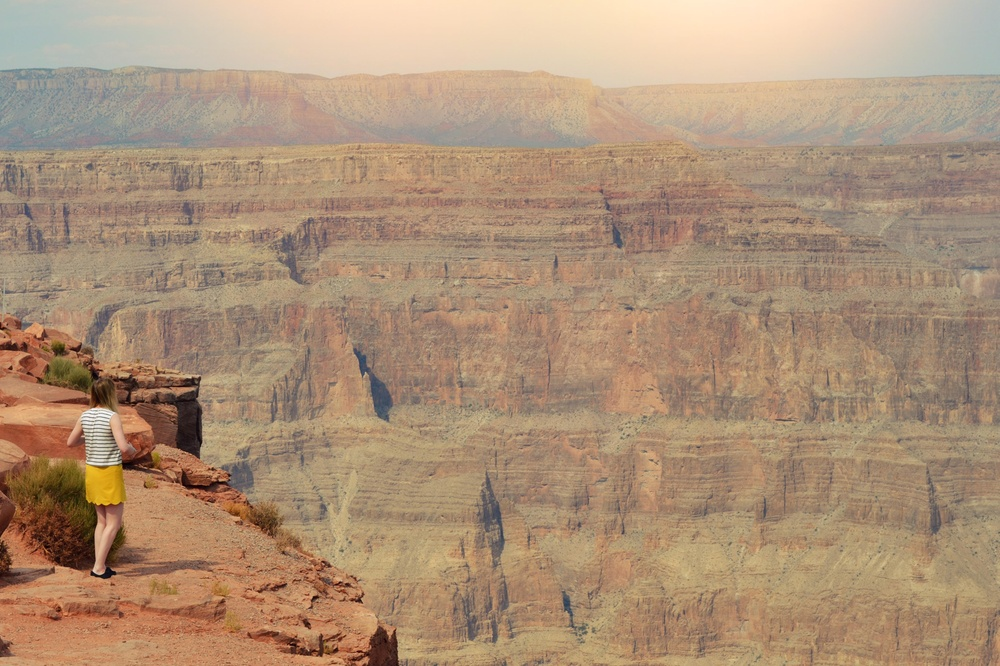
#> input picture data/GRCN_Google_346.jpg, 1000 x 666 px, shrunk from 1844 x 1229 before the run, found by its file name; its folder holds 7 pictures in this run
$ python app.py   (older library calls are emulated)
#> lines starting #> are read from the running program, lines starting #| are printed output that depends on the picture; after the words box and inside, x2 and y2 are one past the last pixel; in counts of white or black regions, pixels touching at a corner belong together
### references/dcp.py
"""
Single Image Haze Removal Using Dark Channel Prior

Original source
https://github.com/He-Zhang/image_dehaze/blob/master/dehaze.py

Modified by Wonvin Kim, 01/04/22
"""

import cv2
import numpy as np
import math
from os import path as ospath

BINS = 256
MAX_LEVEL = BINS - 1


def i2f(img):
    return img / MAX_LEVEL

def f2i(img):
    return np.uint8(np.around(img * MAX_LEVEL))


# g_img: guide image, K: kernel size
def guided_filter(img, g_img, K):
    # f: filtered

    f_i = cv2.boxFilter(img, cv2.CV_64F, (K, K))
    f_g = cv2.boxFilter(g_img, cv2.CV_64F, (K, K))

    f_ig = cv2.boxFilter(img * g_img, cv2.CV_64F, (K, K))
    f_gg = cv2.boxFilter(g_img * g_img, cv2.CV_64F, (K, K))

    cov_ig = f_ig - f_i * f_g
    var_gg = f_gg - f_g * f_g

    a = cov_ig / (var_gg + np.finfo(float).eps)
    b = f_i - a * f_g

    f_a = cv2.boxFilter(a, cv2.CV_64F, (K, K))
    f_b = cv2.boxFilter(b, cv2.CV_64F, (K, K))

    return f_a * g_img + f_b


# K: kernel size
def get_DarkChannel(img, K):
    R = np.min(img, 2)
    kernel = cv2.getStructuringElement(cv2.MORPH_RECT, (K, K))
    return cv2.erode(R, kernel)

# base_2d: dark channel in dark channel prior scheme
def estimate_AtmosphericLight(img, base_2d):
    h, w = img.shape[:2]
    resolution = h * w

    # n_px: the number of pixels
    n_px = int( max( math.floor(resolution / 1000), 1 ) )

    # v_: vector
    v_img = img.reshape(resolution, 3)
    v_base = base_2d.reshape(resolution)

    args = v_base.argsort()[resolution - n_px:]

    sum = np.zeros([3])
    for i in range(n_px):
       sum += v_img[args[i]]

    return sum / n_px

# A: atmospheric light, K: kernel size
def estimate_TransmissionMap(img, A, K):
    omega = 0.95
    R = np.empty(img.shape, img.dtype)

    for i in range(3):
        R[..., i] = img[..., i] / A[i]

    return 1 - omega * get_DarkChannel(R, K)

# map: transmission map
def refine_TransmissionMap(img, map):
    gray = cv2.cvtColor(img, cv2.COLOR_BGR2GRAY) / MAX_LEVEL
    return guided_filter(map, gray, K=60)

# map: transmission map, A: atmospheric light
def recover(img, map, A):
    J = np.zeros(img.shape, img.dtype)
    map = cv2.max(map, 0.1)

    for i in range(3):
        J[..., i] = (img[..., i] - A[i]) / map + A[i]

    return np.clip(J, 0, 1)


# Dark Channel Prior
def DCP(img, is_only_result=True):
    I = i2f(img)

    dark_channel = get_DarkChannel(I, K=15)
    A = estimate_AtmosphericLight(I, dark_channel)
    transmission_map = estimate_TransmissionMap(I, A, 15)
    transmission_map = refine_TransmissionMap(img, transmission_map)
    J = recover(I, transmission_map, A)
    J = f2i(J)

    return J if is_only_result else (J, f2i(dark_channel), f2i(transmission_map))


# [16 lines that do not run on import are left out]

### references/cap.py
"""
A Fast Single Image Haze Removal Algorithm Using Color Attenuation Prior

Original source
Matlab: https://github.com/JiamingMai/Color-Attenuation-Prior-Dehazing
Python: https://github.com/tanmay-j/Haze-Removal-Algorithm-Using-Color-Attenuation-Prior

Modified by Wonvin Kim, 06/04/22
"""


import cv2
import numpy as np
import copy
from os import path as ospath

BINS = 256
MAX_LEVEL = BINS - 1

DEFAULT_BETA = 1 # Dehazing strength


def quantization(pixels, min, max):
    v = (max - min) / MAX_LEVEL
    return (pixels - min) / v

# g_img: guide image, K: kernel size
def guided_filter(img, g_img, K=(50, 50)):
    # f: filtered

    f_i = cv2.blur(img, K)
    f_g = cv2.blur(g_img, K)

    f_ig = cv2.blur(img * g_img, K)
    f_gg = cv2.blur(g_img * g_img, K)

    cov_ig = f_ig - f_i * f_g
    var_gg = f_gg - f_g * f_g

    a = cov_ig / (var_gg + np.finfo(float).eps)
    b = f_i - (a * f_g)

    f_a = cv2.blur(a, K)
    f_b = cv2.blur(b, K)

    return f_a * g_img + f_b


 # First, calculating the depth map
def _calculate_DepthMap(hsv):
    THETA0 = 0.121779
    THETA1 = 0.959710
    THETA2 = -0.780245
    SIGMA = 0.041337

    depth_map = THETA0 + THETA1 * hsv[..., 2] + THETA2 * hsv[..., 1] + np.random.normal(0, SIGMA, hsv[..., 0].shape)
    return depth_map

 # Second, calculating the min-filtered depth map
def _filter_DepthMap(depth_map):
    K = 5 # Size of neighbourhood considered for min filter

    h, w = depth_map.shape[:2]

    relu = lambda x: x if x > 0 else 0
    reverse_relu = lambda bound, x: bound if x > bound else x
    filtered_depth_map = copy.deepcopy(depth_map)
    for i in range(h):
        for j in range(w):
            x_low = relu(i - K)
            x_high =  reverse_relu(h - 1, i + K) + 1
            y_low = relu(j - K)
            y_high =  reverse_relu(w - 1, j + K) + 1
            filtered_depth_map[i][j] = np.min(depth_map[x_low:x_high, y_low:y_high])

    return filtered_depth_map

# Finally, refining the depth map
def _refine_DepthMap(filtered_depth_map, depth_map):
    refined_depth_map = guided_filter(filtered_depth_map, depth_map)
    return refined_depth_map

# value: Intensity
def _estimate_AtmosphericLight(img, value, depth_map):
    depth_map_1d = np.ravel(depth_map)
    rankings = np.argsort(depth_map_1d)

    threshold = 99.9 * len(rankings) / 100

    # Find the indices of array elements that are non-zero, grouped by element.
    indices = np.argwhere(rankings > threshold).ravel()

    w = img.shape[1]
    indices_rows = indices // w
    indices_columns = indices % w

    A = np.zeros(3)
    v = -np.inf
    for x in range(len(indices_rows)):
        i = indices_rows[x]
        j = indices_columns[x]

        if value[i][j] >= v:
            A = img[i][j]
            v = value[i][j]

    return A

# A: atmospheric light, beta: dehazing strength
def _recover(img, depth_map, A, beta):
    t = np.exp(-beta * depth_map)
    t = np.clip(t, 0.1, 0.9)

    J = np.zeros(img.shape, np.float64)

    for i in range(3):
        J[..., i] = (img[..., i] - A[i].astype("float")) / t + A[i]
        J[..., i] = quantization(J[..., i], np.min(J[..., i]), np.max(J[..., i]))

    return J.astype(np.uint8)


# Color Attenuation Prior
def CAP(img, beta=DEFAULT_BETA, is_only_result=True):
    hsv = cv2.cvtColor(img, cv2.COLOR_BGR2HSV) / MAX_LEVEL

    depth_map = _calculate_DepthMap(hsv)
    filtered_depth_map = _filter_DepthMap(depth_map)
    refined_depth_map = _refine_DepthMap(filtered_depth_map, depth_map)

    A = _estimate_AtmosphericLight(img, hsv[..., 2], depth_map)
    J = _recover(img, refined_depth_map, A, beta)

    if is_only_result:
        return J
    else:
        depth_map = quantization(depth_map, depth_map.min(), depth_map.max())
        filtered_depth_map = quantization(filtered_depth_map, filtered_depth_map.min(), filtered_depth_map.max())
        refined_depth_map = quantization(refined_depth_map, refined_depth_map.min(), refined_depth_map.max())
        return (J, depth_map.astype(np.uint8), filtered_depth_map.astype(np.uint8), refined_depth_map.astype(np.uint8))


# [17 lines that do not run on import are left out]

### references/sbte.py
"""
Fast Single Image Dehazing Using Saturation Based Transmission Map Estimation
Original source
https://sites.google.com/view/ispl-pnu/software#h.y6sdafma686
Modified by Wonvin Kim, 09/04/22
"""

import cv2
import numpy as np
import math
from os import path as ospath
from skimage import morphology

BINS = 256
MAX_LEVEL = BINS - 1


def i2f(img):
    return img / MAX_LEVEL

def f2i(img):
    return np.uint8(np.around(img * MAX_LEVEL))


# Compute 'A' as described by Tang et al. (CVPR 2014)
def compute_A_Tang(img):
    h, w = img.shape[:2]

    dark_channel = morphology.erosion(np.min(img, 2), morphology.square(15))
    H, edges = np.histogram(dark_channel, 200)
    CDF = np.cumsum(H)
    idx = np.nonzero(CDF > h * w * 0.99)[0][0]
    threshold = edges[idx]
    mask = dark_channel >= threshold

    A = np.zeros(3)
    b, g, r = cv2.split(img)
    A[2] = np.median(r[mask])
    A[1] = np.median(g[mask])
    A[0] = np.median(b[mask])

    return A


# White balance using gray world assumption
def gray_world(img): # gray-world assumption algorithm
    b, g, r = cv2.split(img)

    R = np.empty(img.shape, img.dtype)

    # r,g,b channeldml 평균값
    mu_r = np.average(r)
    mu_g = np.average(g)
    mu_b = np.average(b)

    # ?
    R[..., 0] = np.minimum(b * (mu_g / mu_b), 1.0)
    R[..., 2] = np.minimum(r * (mu_g / mu_r), 1.0)
    R[..., 1] = g

    return  R

def normalize(img):
    R = np.empty(img.shape, img.dtype)

    for i in range(3):
        min = img[..., i].min()
        max = img[..., i].max()
        R[..., i] = (img[..., i] - min) / (max - min)
        R[..., i] = np.clip(R[..., i], 0.0, 1.0)

    return R

def get_value(img):
    return np.average(img, 2)

def get_saturation(img):
    return 1.0 - np.min(img, 2) / (np.average(img, 2) + np.finfo(np.float32).eps)


# Estimate saturation of scene radiance: 3 Stretch methods
# [6 lines left out: function estimate_saturation, not called in this run]

def estimate_saturation_quadratic(saturation): # Second Method
    return saturation * (2.0 - saturation)

def estimate_saturation_gamma(saturation, gamma): # Third Method
    R = (np.power(saturation, 1.0 / gamma) + 1.0 - np.power(1.0 - saturation, 1.0 / gamma)) / 2.0
    return np.maximum(R, saturation)

def estimate_TransimissionMap(value, i_saturation, j_saturation):
    R = 1.0 - value * (j_saturation - i_saturation) / j_saturation
    return np.clip(R, np.finfo(np.float32).eps, 1.0)

# map: transmission map, A: atmospheric light
def recover(img, map, A):
    J = np.empty(img.shape, img.dtype)

    for i in range(3):
        J[..., i] = (img[..., i] - A[i]) / map + A[i]
        J[..., i] = np.clip(J[..., i], 0.0, 1.0)

    return J

def adjust(img, percentile_low, percentile_high):
    R = np.empty(img.shape, img.dtype)

    low = np.percentile(img, percentile_low)
    high = np.percentile(img, percentile_high)

    for i in range(3):
        R[..., i] = (img[..., i] - low) / (high - low)
        R[..., i] = np.clip(R[..., i], 0.0, 1.0)

    return R

def clahe(img, clip):
  HSV = cv2.cvtColor(f2i(img), cv2.COLOR_BGR2HSV)
  clahe = cv2.createCLAHE(clipLimit=clip, tileGridSize=(8,8))
  HSV[..., 2] = clahe.apply(HSV[..., 2])
  return i2f(cv2.cvtColor(HSV, cv2.COLOR_HSV2BGR))


# Saturation Based Transmission Map Estimation
def SBTE(img, is_only_result=True):
    I = i2f(img) # image float화
    A = compute_A_Tang(I) # A 값

    # Compute white balanced A
    I_WB = gray_world(I) # get White Blance I(Hazy image)
    A_WB = compute_A_Tang(I_WB)

    '''
    Parameter set
    - parameters for adjust: PER_LOW = 0.5, PER_HIGH = 99.9 (PER: percentile)
    - parameters for selecting two branch: EPSILON = (0.0, 0.1)
    - parameters for clahe: CLIP = 1 (0, 2)
    '''
    PER_HIGH = 99.9
    PER_LOW = 0.5
    EPSILON = 0.02
    CLIP = 1

    # Phase I - Normal
    if np.max(A) - np.min(A) < np.max(A_WB) - np.min(A_WB) + EPSILON:
        print('Phase I - Normal')
        phase = 1

    # Phase II - White Balance
    else:
        print('Phase II - White Balance')
        phase = 2
        A = A_WB

    out = np.empty(I.shape, I.dtype)
    for i in range(3):
        out[..., i] = I[..., i] / A[i]

    out = normalize(out)
    value = get_value(out)
    i_saturation = get_saturation(out)

    # j_saturation = estimate_saturation(i_saturation, 2.0)
    # j_saturation = estimate_saturation_quadratic(i_saturation)
    j_saturation = estimate_saturation_gamma(i_saturation, 0.2)

    transmission_map = estimate_TransimissionMap(value, i_saturation, j_saturation)
    J = recover(I, transmission_map, A)
    J = adjust(J, PER_LOW, PER_HIGH) # 0.5 ~ 99.9

    if phase == 2: J = gray_world(J)

    J_enhanced = clahe(J, CLIP)
    J_enhanced = f2i(J_enhanced)
    J = f2i(J)

    return J if is_only_result else (J, J_enhanced, f2i(transmission_map))


# [18 lines that do not run on import are left out]

### references/app.py
# pip install opencv-python
import cv2

import os

from dcp import DCP
from cap import CAP
from sbte import SBTE


I_DIR = './data'
O_DIR = './outputs'

def file(filename):
#> called with filename = 'GRCN_Google_346.jpg'
    I_PATH = os.path.join(I_DIR, filename)

    I = cv2.imread(I_PATH)
#> I is the input picture: shape (666, 1000, 3); mean B, G, R 119.8, 145.4, 172.6
    # [4 lines of commented-out code are left out]

    cv2.imwrite(os.path.join(O_DIR, filename), I)
    cv2.imwrite(os.path.join(O_DIR, 'DCP_'+ filename), DCP(I))
#> in estimate_AtmosphericLight, `args = v_base.argsort()[resolution - n_px:]`: args = 666 values, max 9742 at index 8, min 655 at index 30, mean 3752.5
#> the loop in estimate_AtmosphericLight, `for i in range(n_px):` made 666 passes
#> sum on passes 1 to 3: [0.792, 0.902, 0.996], [1.58, 1.8, 1.99], [2.38, 2.71, 2.99]
#> after the loop in estimate_AtmosphericLight, `for i in range(n_px):`: sum = [535.5, 609.6, 664.8]
#> in DCP, `A = estimate_AtmosphericLight(I, dark_channel)`: A = [0.804, 0.915, 0.998]
#> after the loop in estimate_TransmissionMap, `for i in range(3):`:
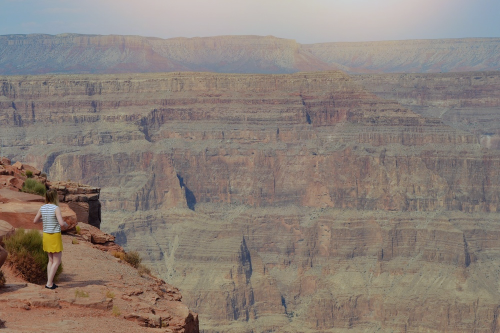
#> R: shape (666, 1000, 3) float64 (shown at 1/2 size); mean B, G, R 0.584, 0.623, 0.678; drawn with min black and max white
    cv2.imwrite(os.path.join(O_DIR, 'CAP_'+ filename), CAP(I))
#> after the loop in _filter_DepthMap, `for i in range(h):`:
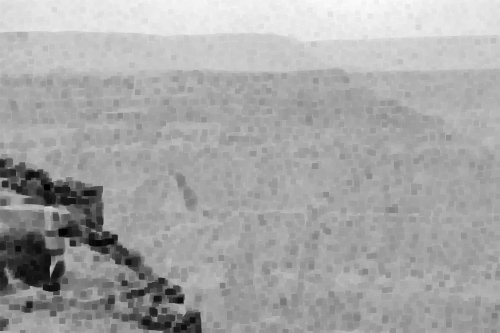
#> filtered_depth_map: shape (666, 1000) float64 (shown at 1/2 size); min -0.684, max 0.871, mean 0.333; drawn with min black and max white
#> in guided_filter, `return f_a * g_img + f_b`:
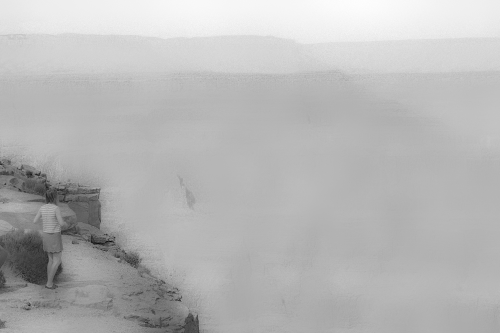
#> returned value: shape (666, 1000) float64 (shown at 1/2 size); min -0.918, max 0.824, mean 0.333; drawn with min black and max white
#> in _estimate_AtmosphericLight, `threshold = 99.9 * len(rankings) / 100`: threshold = 665334
#> in _estimate_AtmosphericLight, `indices = np.argwhere(rankings > threshold).ravel()`: indices = 665 values from 2006 to 559361
#> in _estimate_AtmosphericLight, `indices_rows = indices // w`: indices_rows = 665 values from 2 to 559
#> in _estimate_AtmosphericLight, `indices_columns = indices % w`: indices_columns = 665 values, max 999 at index 602, min 3 at index 309, mean 518.2
#> the loop in _estimate_AtmosphericLight, `for x in range(len(indices_rows)):` made 665 passes
#> (i, j, A, v) on passes 1, 2, 11, 12, 17, 21, 25, 31: (2, 6, [182, 189, 176], 0.741), (2, 550, [190, 225, 251], 0.984), (5, 740, [204, 232, 255], 1), (5, 766, [203, 230, 255], 1), (6, 739, [206, 232, 255], 1), (8, 811, [195, 224, 255], 1), (9, 729, [203, 231, 255], 1), (10, 713, [203, 231, 255], 1)
#> after the loop in _estimate_AtmosphericLight, `for x in range(len(indices_rows)):`: v = 1
#> in CAP, `A = _estimate_AtmosphericLight(img, hsv[..., 2], depth_map)`: A = [194, 226, 255]
#> in _recover, `t = np.clip(t, 0.1, 0.9)`:
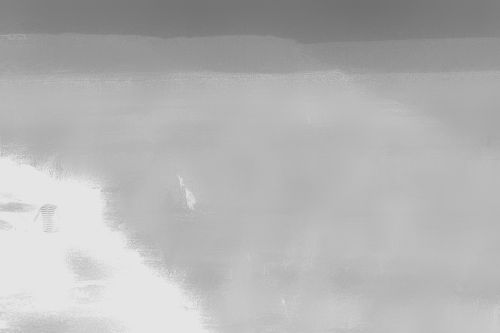
#> t: shape (666, 1000) float64 (shown at 1/2 size); min 0.439, max 0.9, mean 0.707
#> the loop in _recover, `for i in range(3):` made 3 passes
#> v in quantization on passes 1 to 3: 1.18, 1.14, 1.07
#> after the loop in _recover, `for i in range(3):`:
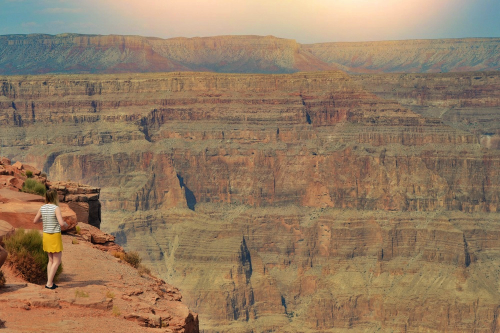
#> J: shape (666, 1000, 3) float64 (shown at 1/2 size); mean B, G, R 97.8, 123.1, 148.1; drawn with min black and max white
    cv2.imwrite(os.path.join(O_DIR, 'SBTE_'+ filename), SBTE(I))
#> in compute_A_Tang, `H, edges = np.histogram(dark_channel, 200)`: H = 200 values, max 24687 at index 0, min 20 at index 159, mean 3330; edges = 201 values from 0 to 0.8
#> in compute_A_Tang, `CDF = np.cumsum(H)`: CDF = 200 values from 24687 to 666000
#> in compute_A_Tang, `idx = np.nonzero(CDF > h * w * 0.99)[0][0]`: idx = 186
#> in compute_A_Tang, `threshold = edges[idx]`: threshold = 0.744
#> in compute_A_Tang, `mask = dark_channel >= threshold`:
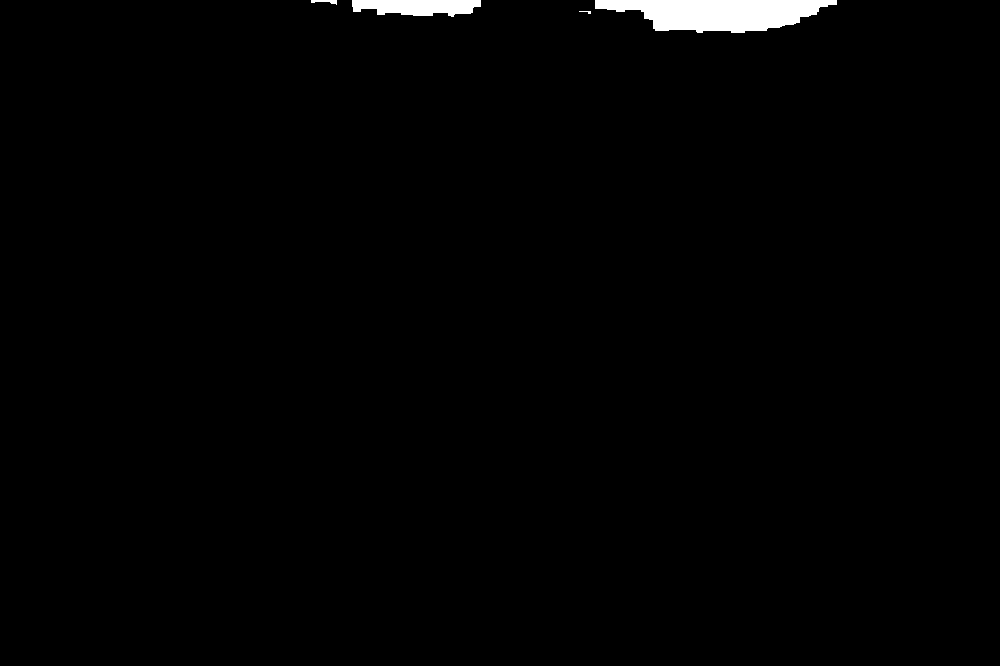
#> mask: shape (666, 1000) bool; 1.1% white; 4 white regions (1 under 20 px), largest, box (x1, y1, x2, y2) and area: (595, 0, 837, 33) 5491, (352, 0, 481, 17) 1691, (311, 0, 337, 5) 70
#> in compute_A_Tang, `b, g, r = cv2.split(img)`:
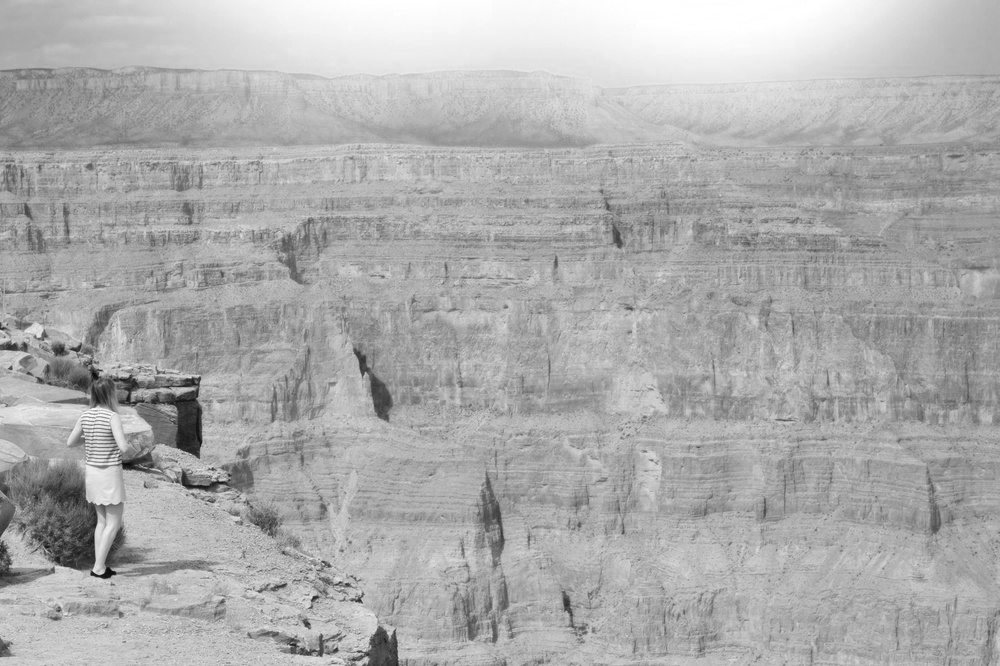
#> r: shape (666, 1000) float64; min 0.0353, max 1, mean 0.677
#> in SBTE, `A = compute_A_Tang(I)`: A = [0.765, 0.89, 1]
#> in gray_world, `mu_r = np.average(r)`: mu_r = 0.677
#> in gray_world, `mu_g = np.average(g)`: mu_g = 0.57
#> in gray_world, `mu_b = np.average(b)`: mu_b = 0.47
#> in SBTE, `A_WB = compute_A_Tang(I_WB)`: A_WB = [0.923, 0.886, 0.839]
#> the loop in normalize, `for i in range(3):` made 3 passes
#> (min, max) on passes 1 to 3: (0, 1.08), (0, 1.13), (0.0421, 1.19)
#> in adjust, `low = np.percentile(img, percentile_low)`: low = 0.0744
#> in adjust, `high = np.percentile(img, percentile_high)`: high = 1


    cv2.waitKey(0)
    cv2.destroyAllWindows()

# [11 lines left out: function files, not called in this run]


if __name__ == "__main__":
    file('GRCN_Google_346.jpg')
    # files()
